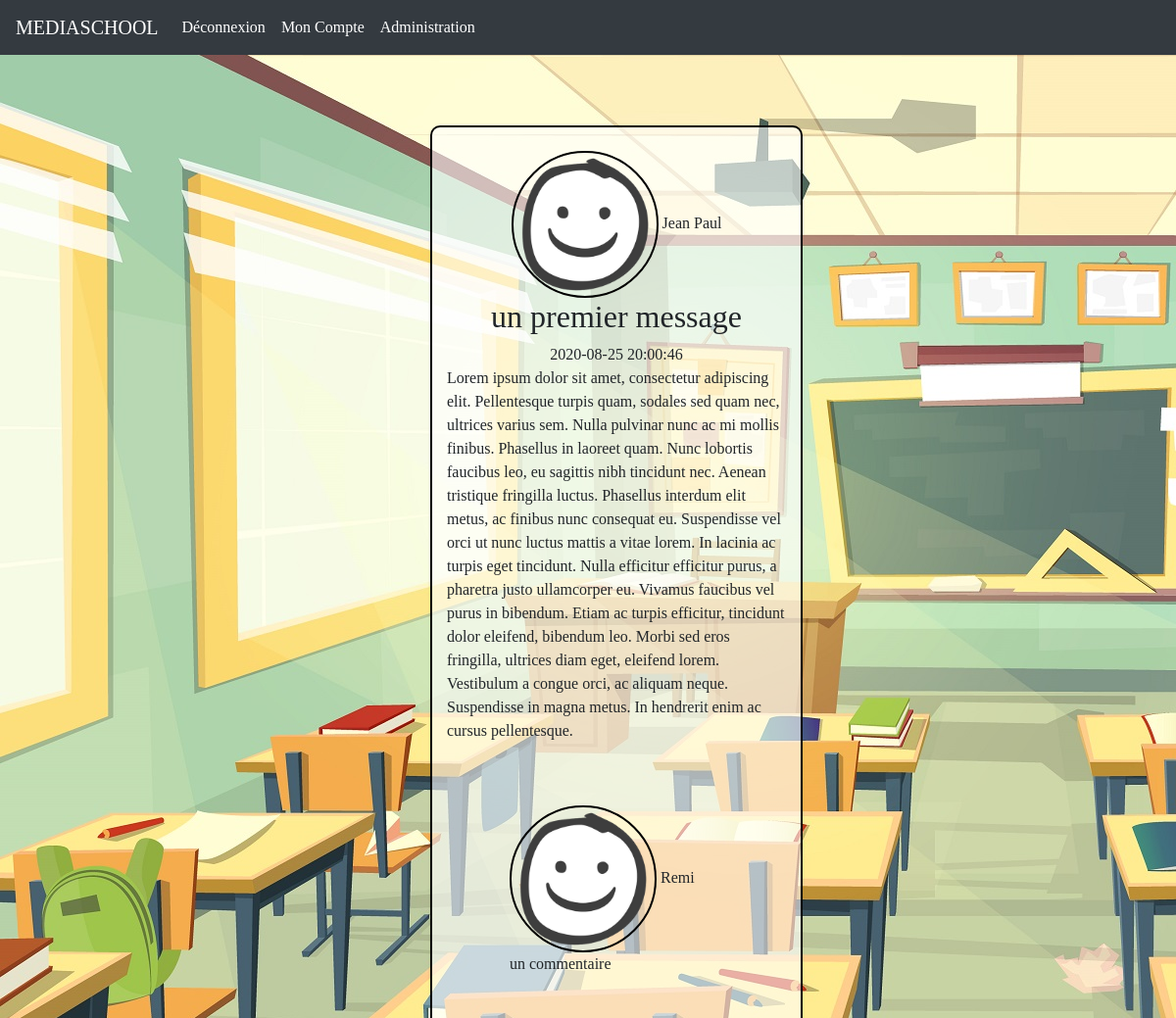
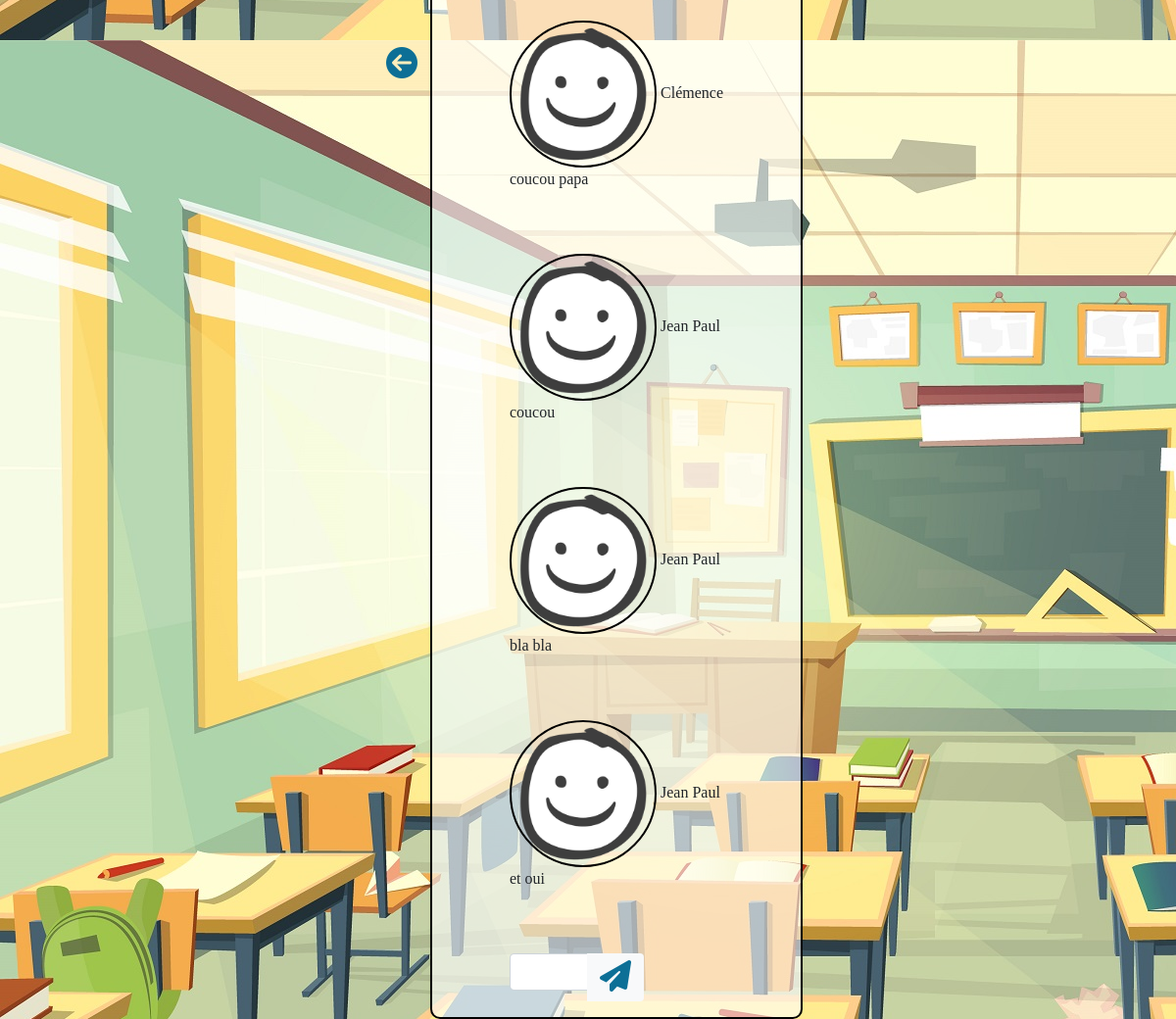
The app's page /view/singleArticle.php?art_id=25 (signed in) with its own data (2 pictures, top to bottom).
### tables this page shows
CREATE TABLE IF NOT EXISTS `messages` (
  `m_id` int(11) NOT NULL AUTO_INCREMENT,
  `createdAt` timestamp NULL DEFAULT CURRENT_TIMESTAMP,
  `title` varchar(150) NOT NULL,
  `texte` text NOT NULL,
  `user_id` int(11) NOT NULL,
  PRIMARY KEY (`m_id`),
  KEY `MESSAGES_USERS_FK` (`user_id`)
);

CREATE TABLE IF NOT EXISTS `users` (
  `id` int(11) NOT NULL AUTO_INCREMENT,
  `name` varchar(50) NOT NULL,
  `surname` varchar(50) NOT NULL,
  `mail` varchar(255) NOT NULL,
  `mdp` text NOT NULL,
  `avatar` text,
  `admin` tinyint(1) NOT NULL DEFAULT '0',
  PRIMARY KEY (`id`)
);

CREATE TABLE IF NOT EXISTS `comments` (
  `c_id` int(11) NOT NULL AUTO_INCREMENT,
  `createdAt` timestamp NULL DEFAULT CURRENT_TIMESTAMP,
  `c_texte` text NOT NULL,
  `user_id` int(11) NOT NULL,
  `message_id` int(11) NOT NULL,
  PRIMARY KEY (`c_id`),
  KEY `COMMENTS_USERS_FK` (`user_id`),
  KEY `COMMENTS_MESSAGES0_FK` (`message_id`)
);

### controller/singleArticle.controler.php (called while the page is built, shortened)
<?php
require "../controller/messageList.controler.php";
if (isset($_GET['art_id'])) {
    $conn = new PDO("mysql:host=$servername;dbname=$dbname;charset=UTF8", $username, $password);
    $reqArticle = $conn->prepare('SELECT *FROM messages INNER JOIN users ON messages.user_id = users.id AND messages.m_id=?');
    $reqArticle->execute(array($_GET['art_id']));
} else {
    $erreur = "une erreur est survenue lors du chargement !";
}

### controller/commentaire.control.php (called while the page is built, shortened)
<?php
require "db.php";
$conn = new PDO("mysql:host=$servername;dbname=$dbname;charset=UTF8", $username, $password);
$reqComment = $conn->query('SELECT *FROM comments JOIN users ON comments.user_id = users.id JOIN messages ON comments.message_id = messages.m_id');
$reqComment->execute(array());

### view/singleArticle.php (the view, shortened to what this page needs)
<?php
require "../controller/head.php";
require "header.php";
require "../controller/singleArticle.controler.php";
require "../controller/profil.controler.php";
require "../controller/header.control.php";
if (isset($_GET['art_id'])) {
    while ($articleInfo = $reqArticle->fetch())
    {
        ?>
        <div class="container">
            <div class="row justify-content-center">
                <button class="btn btn-default" name="back"><a href="<?= $_SESSION['admin'] ? $admin : $connexion?>"><i class="fas fa-arrow-circle-left"></i></a></button>
                <div class="col-md-4 singlePost">
                    <br>
                    <div class="pseudo">
                        <?php
                    if(!empty($userInfo['avatar']))
                    {
                        ?>
                        <img src="assets/membres/avatars/<?= $articleInfo['avatar'];?>" alt="" width="100px" height="100px">
                        <?php
                    }else {?>
                        <img src="assets/membres/avatars/default.png" alt="" class="avatar" width="150px">
                        <?php
                    }
                ?>
                        <span><?= $articleInfo['surname'];?></span>
                    </div>
                    <h2><?= $articleInfo['title'];?></h2>
                    <span><?= $articleInfo['createdAt'];?></span>
                    <p><?= $articleInfo['texte'];?></p>
                    <br><br>
                    <div>
                        <?php
                        if ($_SESSION['id']) {
                            require "commentaires.php";
                        }
                        ?>
                    </div>
                </div>
            </div>
        </div>
    <?php
    }
}
require "footer.php";

### view/commentaires.php
<?php
require "../controller/commentaire.control.php";
?>
<?php
while ($commentInfo = $reqComment->fetch()) {
    if ($commentInfo['message_id'] == $_GET['art_id']) {
        if (!empty($userInfo['avatar'])) {
?>
<img src="assets/membres/avatars/<?= $commentInfo['avatar'] ?>" alt="" width="50px" height="50px" class="avatarComm">
<?php
        } else { ?>
<img src="assets/membres/avatars/default.png" alt="" class="avatar" width="150px">
<?php
        }
        ?>
<span><?= $commentInfo['surname'] ?></span>
<p><?= $commentInfo['c_texte'] ?></p><br><br>
<?php
    } else {
        $erreur = "il y a eu un probleme !";
    }
}
?>
<form action="" method="post" class="form-group com form-inline">
    <div class="input-group">
        <input type="text" name="commentaire" id="commentaire" class="form-control">
        <div class="input-group-append">
            <button type="submit" class="btn btn-default bg-light send" name="com">
                <i class="fas fa-paper-plane"></i>
            </button>
        </div>
    </div>
</form>

### view/style.css (style rules this page uses)
body { background-image: url('./assets/bg.jpg'); background-attachment: fixed; font-family: 'Lemonada', cursive; }
.signUp, .signIn, .profil, .message, .list, .singlePost, .erreur { display: flex; align-items: center; border: solid 2px black; border-radius: 10px; background-color: rgba(255, 255, 255, 0.6); flex-direction: column; }
.pseudo { align-items: center; justify-content: right; }
img { border-radius: 75%; border: solid 2px black; }
.com { display: flex; flex-direction: row; }
#commentaire { width: 5rem; }
.btn>i { font-size: 2em; color: rgb(13, 111, 150); }
.btn>a { font-size: 2em; color: rgb(13, 111, 150); }

### records on screen
messages: user.surname "Jean Paul", title "un premier message", createdAt "2020-08-25 20:00:46", texte "Lorem ipsum dolor sit amet, consectetur adipiscing elit. Pellentesque turpis quam, sodales sed quam nec, ultrices varius sem. Nulla pulvinar nunc ac mi mollis finibus. Phasellus in laoreet quam. Nunc lobortis faucibus leo, eu sagittis nibh tincidunt nec. Aenean tristique fringilla luctus. Phasellus interdum elit metus, ac finibus nunc consequat eu. Suspendisse vel orci ut nunc luctus mattis a vitae lorem. In lacinia ac turpis eget tincidunt. Nulla efficitur efficitur purus, a pharetra justo ullamcorper eu. Vivamus faucibus vel purus in bibendum. Etiam ac turpis efficitur, tincidunt dolor eleifend, bibendum leo. Morbi sed eros fringilla, ultrices diam eget, eleifend lorem. Vestibulum a…"
comments: user.surname "Remi", c_texte "un commentaire"
comments: user.surname "Clémence", c_texte "coucou papa"
comments: user.surname "Jean Paul", c_texte "coucou"
comments: user.surname "Jean Paul", c_texte "bla bla"
comments: user.surname "Jean Paul", c_texte "et oui"
